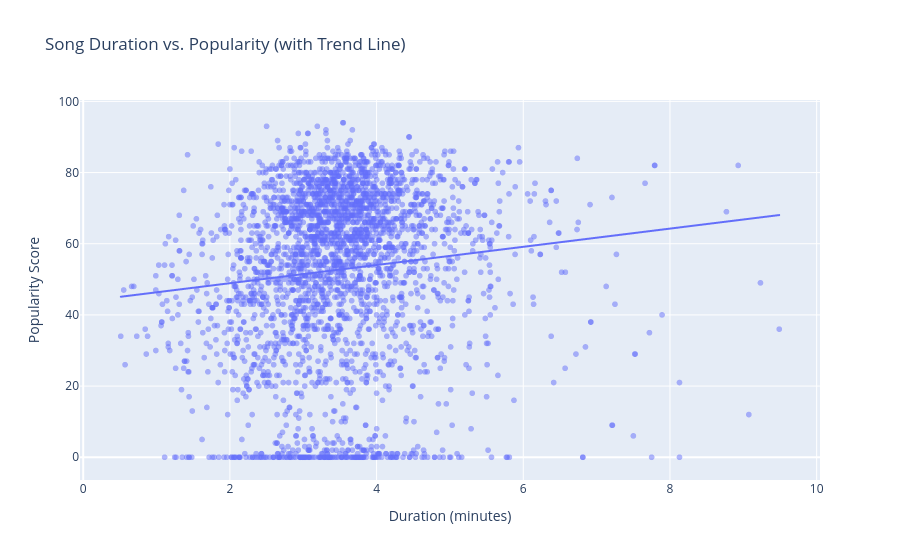

Notebook code cell kept with this figure:
### Code cell
# Scatter plot with trend line
fig = px.scatter(
    df_clean.sample(min(3000, len(df_clean))),  # Sample for performance
    x='track_duration_min',
    y='track_popularity',
    opacity=0.5,
    trendline='ols',
    title='Song Duration vs. Popularity (with Trend Line)',
    labels={'track_duration_min': 'Duration (minutes)', 'track_popularity': 'Popularity Score'}
)
fig.show()

### Figure 1 — Plotly figure (JSON) as saved in the notebook; plotly's stock layout.template omitted (floating-point values rounded to 4 significant figures; data arrays with more than 128 entries replaced by an {"elided": "..."} marker saying what was removed)
{"data": [{"hovertemplate": "Duration (minutes)=%{x}<br>Popularity Score=%{y}<extra></extra>", "legendgroup": "", "marker": {"color": "#636efa", "opacity": 0.5, "symbol": "circle"}, "mode": "markers", "name": "", "showlegend": false, "type": "scattergl", "x": {"elided": "3000 float values"}, "xaxis": "x", "y": {"elided": "3000 int values"}, "yaxis": "y"}, {"hovertemplate": "<b>OLS trendline</b><br>track_popularity = 2.55716 * track_duration_min + 43.7938<br>R<sup>2</sup>=0.011631<br><br>Duration (minutes)=%{x}<br>Popularity Score=%{y} <b>(trend)</b><extra></extra>", "legendgroup": "", "marker": {"color": "#636efa", "symbol": "circle"}, "mode": "lines", "name": "", "showlegend": false, "type": "scattergl", "x": {"elided": "3000 float values"}, "xaxis": "x", "y": {"elided": "3000 float values"}, "yaxis": "y"}], "layout": {"legend": {"tracegroupgap": 0}, "title": {"text": "Song Duration vs. Popularity (with Trend Line)"}, "xaxis": {"anchor": "y", "domain": [0, 1], "title": {"text": "Duration (minutes)"}}, "yaxis": {"anchor": "x", "domain": [0, 1], "title": {"text": "Popularity Score"}}}}
